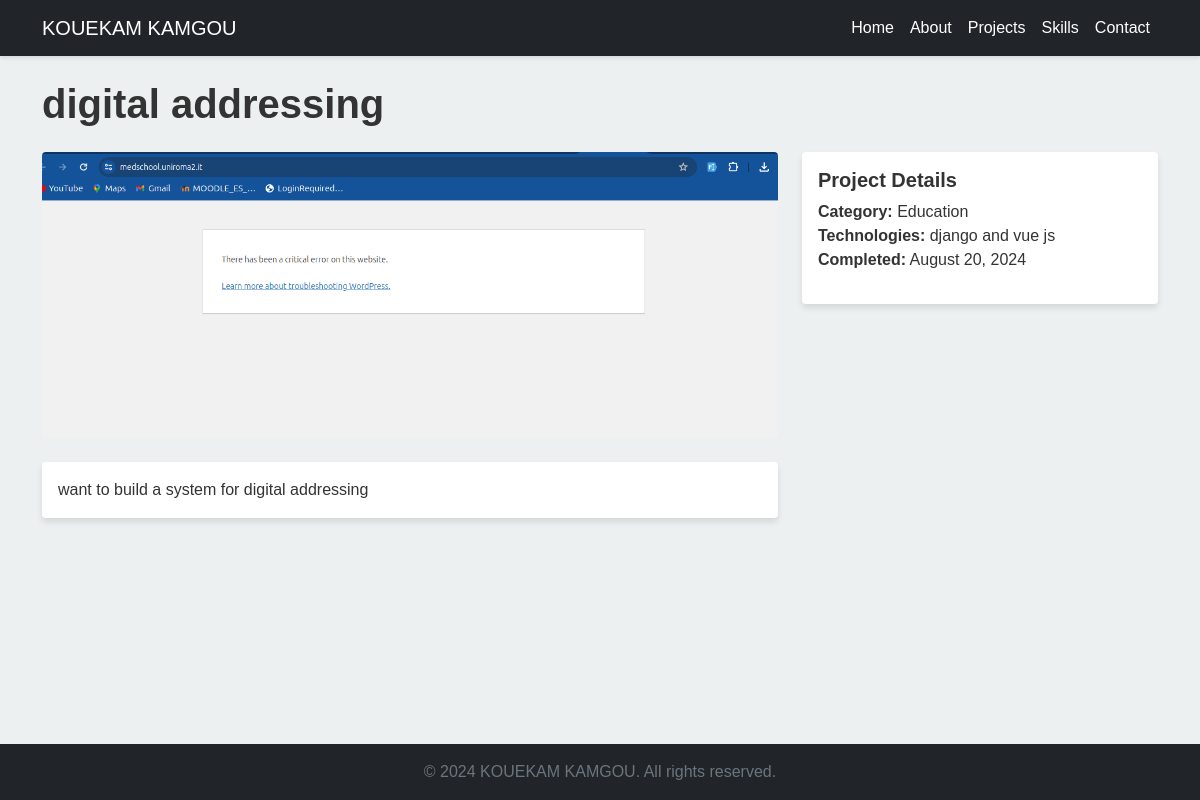
/projects/1/, run on the app's committed database.
### projects/models.py (models this page shows, shortened)
class Project(models.Model):
    title = models.CharField(max_length=200)
    description = models.TextField()
    category = models.ForeignKey(Category, on_delete=models.SET_NULL, null=True, related_name='projects')
    technologies = models.CharField(max_length=200)
    image = models.ImageField(upload_to='project_images/', blank=True)
    github_url = models.URLField(blank=True)
    live_url = models.URLField(blank=True)
    date_completed = models.DateField()
    featured = models.BooleanField(default=False)
    class Meta:
        ordering = ['-date_completed']

class Category(models.Model):
    name = models.CharField(max_length=100)
    description = models.TextField(blank=True)
    class Meta:
        verbose_name_plural = "Categories"

### projects/views.py (the view)
# urls.py: path('<int:pk>/', ProjectDetailView.as_view(), name='project_detail'),
class ProjectDetailView(DetailView):
    model = Project
    template_name = 'projects/project_detail.html'
    context_object_name = 'project'

### templates/projects/project_detail.html (shortened to what this page needs)
{% extends 'base.html' %}
{% block content %}
<article>
    <h1 class="mb-4">{{ project.title }}</h1>
    <div class="row">
        <div class="col-md-8">
            {% if project.image %}
                <img src="{{ project.image.url }}" alt="{{ project.title }}" class="img-fluid rounded mb-4">
            {% endif %}
            <div class="card mb-4">
                <div class="card-body">
                    <p class="card-text">{{ project.description }}</p>
                </div>
            </div>
        </div>
        <div class="col-md-4">
            <div class="card mb-4">
                <div class="card-body">
                    <h5 class="card-title">Project Details</h5>
                    <ul class="list-unstyled">
                        <li><strong>Category:</strong> {{ project.category.name }}</li>
                        <li><strong>Technologies:</strong> {{ project.technologies }}</li>
                        <li><strong>Completed:</strong> {{ project.date_completed|date:"F d, Y" }}</li>
                    </ul>
                </div>
            </div>
        </div>
    </div>
</article>
{% endblock %}

### static/css/style.css (style rules this page uses)
html, body { height: 100%; }
body { display: flex; flex-direction: column; }
.card { transition: transform 0.3s ease-in-out; }
:root { --primary-color: #3498db; --secondary-color: #2c3e50; --accent-color: #e74c3c; --background-color: #ecf0f1; --text-color: #333; }
body { font-family: 'Arial', sans-serif; color: var(--text-color); background-color: var(--background-color); }
h1, h2, h3, h4, h5, h6 { font-weight: bold; }
.card { transition: transform 0.3s ease-in-out, box-shadow 0.3s ease-in-out; border: none; box-shadow: 0 4px 6px rgba(0,0,0,.1); }

### data on the page
Project: title "digital addressing", image (picture), description "want to build a system for digital addressing", category.name "Education", technologies "django and vue js", date_completed "August 20, 2024"
